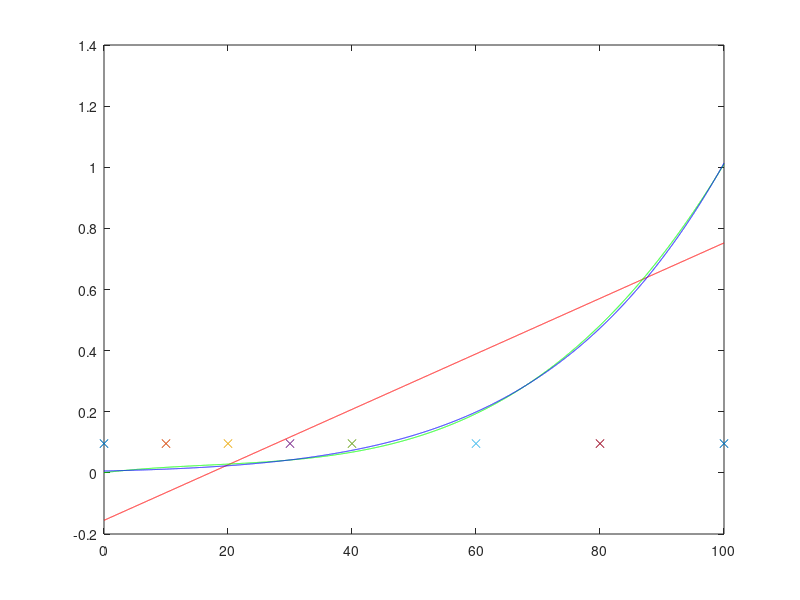

Write MATLAB code to recreate this figure. (Note: this script raises an error after producing the figure.)
# least squares approximation
# ex 3

t = [0, 10, 20, 30, 40, 60, 80, 100];
p = [0.0061, 0.0123, 0.0234, 0.0424, 0.0738, 0.1992, 0.4736, 1.0133];

# a. best liniar least squares polynomial and use it to approximate the pressure P at T = 45
p1 = polyfit(t, p, 1);
val1 = polyval(p1, 45)

# b. 2 different degrees of the polynomials
p2 = polyfit(t, p, 3); 
val2 = polyval(p2, 45)

p3 = polyfit(t, p, 6);
val3 = polyval(p3, 45)

# c. compute the errors P(45) = 0.095848
p = 0.095848;
err1 = abs(p - val1)
err2 = abs(p - val2)
err3 = abs(p - val3)

# d. plot the interpolation points, the 3 least squares approximants and the interpolation polynomial
range = [0 : 0.01 : 100];
plot(t, p, 'x');
hold on;
plot(range, polyval(p1, range), 'r-'); 
hold on;
plot(range, polyval(p2, range), 'g-');
hold on;
plot(range, polyval(p3, range), 'b-');
hold on;

function w_i = compute_W_i(i, x)
  n = length(x);
  p = 1;
  for j = 1:n
    if i ~= j
      p = p * (x(i) - x(j));
    endif
  end
  w_i = 1 / p;
endfunction

function L = lagrange(x, y, xx)  
  n = length(x);
  N = length(xx);
  
  P = zeros(1, n);
  L = zeros(1, N);
  
  for j = 1:N
    s1 = 0;
    s2 = 0;
    for i = 1:n
      P(i) = compute_W_i(i, x);
      s1 = s1 + P(i) * y(i) / (xx(j) - x(i));
      s2 = s2 + P(i) / (xx(j) - x(i));
    endfor
    
  L(j) = s1 / s2;
  end
endfunction

x = linspace(0, 10, 100);
res = lagrange(x, f(x), t);
plot(t, res, 'o');
